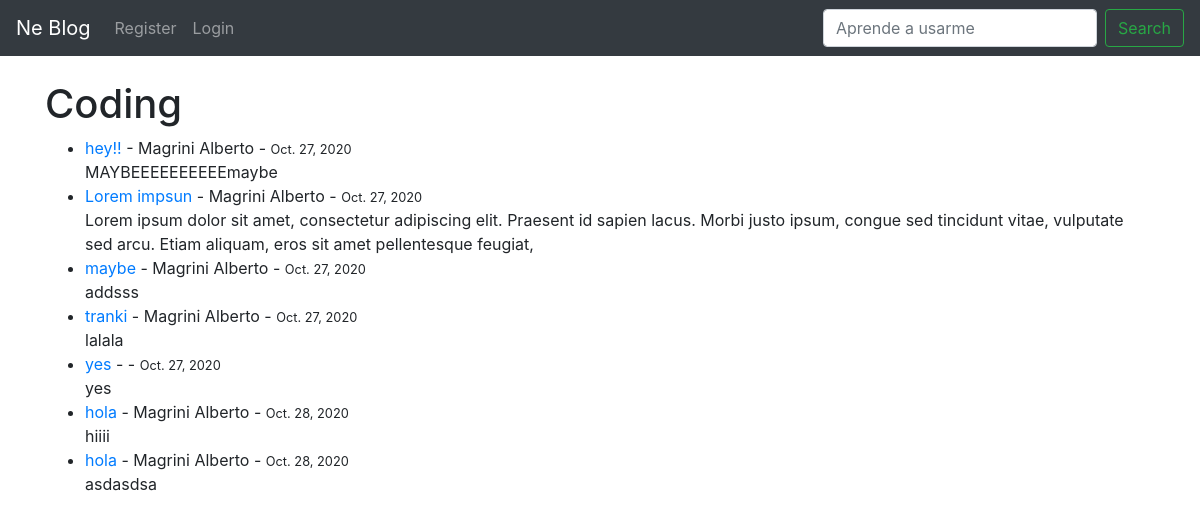
/category/coding/, run on the app's committed database.
### theblog/models.py (models this page shows, shortened)
class Post(models.Model):
    title = models.CharField(max_length=255)
    title_tag = models.CharField(max_length=255)
    author = models.ForeignKey(User, on_delete=models.CASCADE)   #  author, its the user , on_delete it deletes all the post when the user its removed
    body = models.TextField()
    post_date = models.DateField(auto_now_add=True)
    category = models.CharField(max_length=255, default='coding')

### theblog/views.py (the view)
# urls.py: path('category/<str:cats>/', category_view, name='category'),
def category_view(request, cats):
    category_posts = Post.objects.filter(category=cats)
    return render(request, 'categories.html', {'cats': cats.title(), 'category_posts': category_posts})  #  the { } its a context dictionary

### templates/categories.html (shortened to what this page needs)
{% extends 'base.html' %}
{% block content %}
{% if category_posts %}
    <h1>{{ cats }}</h1>
        <ul>
        {% for post in category_posts %}
            <li><a href="{% url 'article-detail' post.pk %}">{{ post.title }}</a> - {{ post.author.last_name }}
                {{ post.author.first_name }} - <small>{{ post.post_date }}</small>
                <br/>
                {{ post.body|slice:":200" }}</li>
        {% endfor %}
        </ul>
    {% else %}
    <h2>Sorry this page dosnt exist</h2>
{% endif %}
{% endblock %}

### data on the page
Post: title "hey!!", author.last_name "Magrini", author.first_name "Alberto", post_date "Oct. 27, 2020", body "MAYBEEEEEEEEEEmaybe"
Post: title "Lorem impsun", author.last_name "Magrini", author.first_name "Alberto", post_date "Oct. 27, 2020", body "Lorem ipsum dolor sit amet, consectetur adipiscing elit. Praesent id sapien lacus. Morbi justo ipsum, congue sed tincidunt vitae, vulputate sed arcu. Etiam aliquam, eros sit amet pellentesque feugiat,"
Post: title "maybe", author.last_name "Magrini", author.first_name "Alberto", post_date "Oct. 27, 2020", body "addsss"
Post: title "tranki", author.last_name "Magrini", author.first_name "Alberto", post_date "Oct. 27, 2020", body "lalala"
Post: title "yes", post_date "Oct. 27, 2020", body "yes"
Post: title "hola", author.last_name "Magrini", author.first_name "Alberto", post_date "Oct. 28, 2020", body "hiiii"
Post: title "hola", author.last_name "Magrini", author.first_name "Alberto", post_date "Oct. 28, 2020", body "asdasdsa"

### other printed values
{{ cats }} "Coding"
